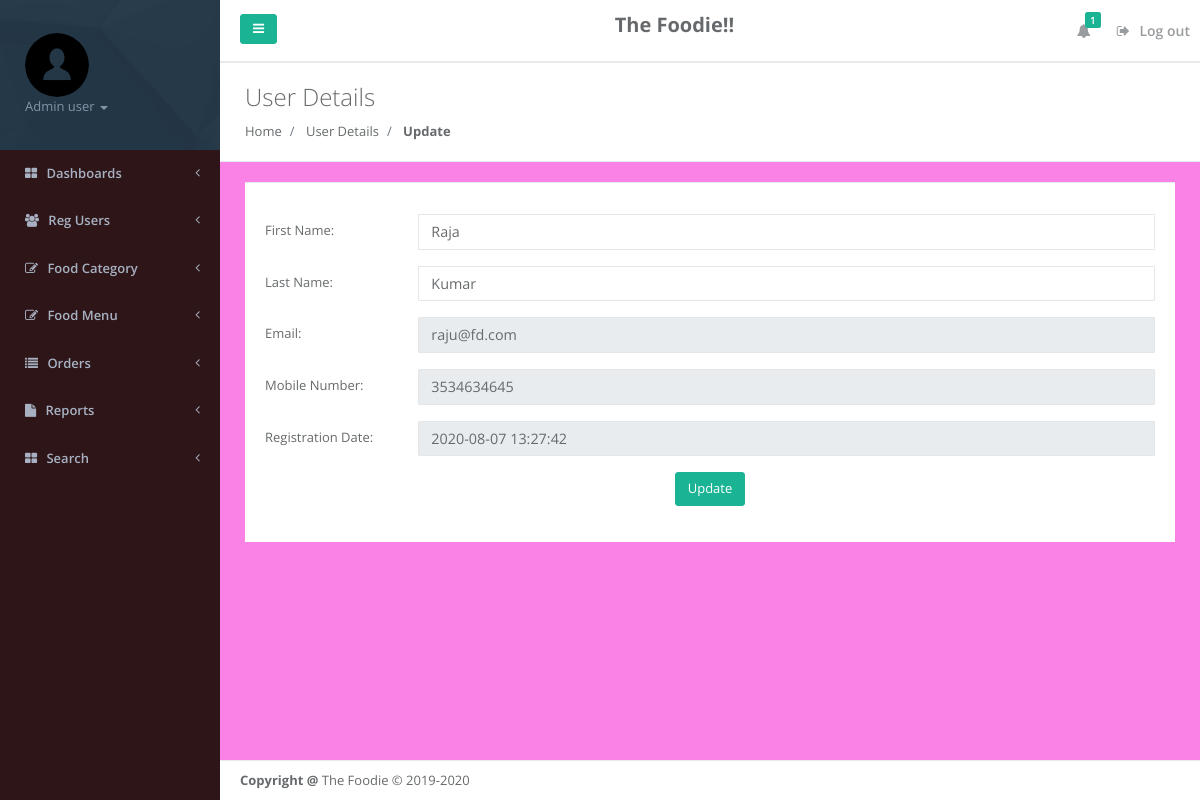
The app's page /fos/admin/edit-userprofile.php?userid=6 (signed in) with its own data.
### tables this page shows
CREATE TABLE `tbluser` (
  `ID` int(10) NOT NULL,
  `FirstName` varchar(45) DEFAULT NULL,
  `LastName` varchar(50) DEFAULT NULL,
  `Email` varchar(120) DEFAULT NULL,
  `MobileNumber` bigint(11) DEFAULT NULL,
  `Password` varchar(120) DEFAULT NULL,
  `RegDate` timestamp NOT NULL DEFAULT current_timestamp()
);

### fos/admin/edit-userprofile.php (the view, shortened to what this page needs)
<?php
include('includes/dbconnection.php');
if (strlen($_SESSION['fosaid']==0)) {
  header('location:logout.php');
  } else{
 ?>
<!DOCTYPE html>
<html>
<head>
    <link href="css/bootstrap.min.css" rel="stylesheet">
    <link href="font-awesome/css/font-awesome.css" rel="stylesheet">
    <link href="css/plugins/iCheck/custom.css" rel="stylesheet">
    <link href="css/plugins/steps/jquery.steps.css" rel="stylesheet">
    <link href="css/animate.css" rel="stylesheet">
    <link href="css/style.css" rel="stylesheet">
</head>
<body>
    <div id="wrapper">
    <?php include_once('includes/leftbar.php');?>
        <div id="page-wrapper" class="gray-bg">
             <?php include_once('includes/header.php');?>
            <div class="row wrapper border-bottom white-bg page-heading">
            <div class="col-lg-10">
                <h2>User Details</h2>
                <ol class="breadcrumb">
                    <li class="breadcrumb-item">
                        <a href="dashboard.php">Home</a>
                    </li>
                    <li class="breadcrumb-item">
                        <a>User Details</a>
                    </li>
                    <li class="breadcrumb-item active">
                        <strong>Update</strong>
                    </li>
                </ol>
            </div>
        </div>
        <div class="wrapper wrapper-content animated fadeInRight">
            <div class="row">
                <div class="col-lg-12">
                    <div class="ibox">
                        <div class="ibox-content">
                      <?php
$sid=$_GET['userid'];
$ret=mysqli_query($con,"select * from tbluser where ID='$sid'");
while ($row=mysqli_fetch_array($ret)) {
?>
                            <form id="submit" action="#" class="wizard-big" method="post" name="submit">
                                    <fieldset>
                                          <div class="form-group row"><label class="col-sm-2 col-form-label">First Name:</label>
                                                <div class="col-sm-10"><input name='firstname' id="firstname" class="form-control white_bg" value="<?php  echo $row['FirstName'];?>">
   </div>
                                            </div>
                                            <div class="form-group row"><label class="col-sm-2 col-form-label">Last Name:</label>
                                                <div class="col-sm-10"><input type="text" class="form-control" name="lastname" value="<?php  echo $row['LastName'];?>"></div>
                                            </div>
                                            <div class="form-group row"><label class="col-sm-2 col-form-label">Email:</label>
                                                <div class="col-sm-10">
                                                 <input type="email" class="form-control" name="email" readonly="true" value="<?php  echo $row['Email'];?>">
                                                </div>
                                            </div>
                                            <div class="form-group row"><label class="col-sm-2 col-form-label">Mobile Number:</label>
                                                <div class="col-sm-10"><input type="text" class="form-control" name="mobilenumber" readonly="true" value="<?php  echo $row['MobileNumber'];?>"></div>
                                            </div>
                                            <div class="form-group row"><label class="col-sm-2 col-form-label">Registration Date:</label>
                                                <div class="col-sm-10"><input type="text" class="form-control" name="price" readonly="true" value="<?php  echo $row['RegDate'];?>"></div>
                                            </div>
                                        </fieldset>
                             <?php } ?>
          <p style="text-align: center;"><button type="submit" name="submit" class="btn btn-primary">Update</button></p>
                            </form>
                        </div>
                    </div>
                    </div>
                </div>
            </div>
        <?php include_once('includes/footer.php');?>
        </div>
        </div>
</body>
</html>
   <?php } ?>

### fos/admin/includes/leftbar.php (shortened to what this page needs)
    <nav class="navbar-default navbar-static-side" role="navigation">
        <div class="sidebar-collapse">
            <ul class="nav metismenu" id="side-menu">
                <li class="nav-header">
                    <div class="dropdown profile-element">
                        <img alt="image" class="rounded-circle" src="img/user.png"/>
                        <a data-toggle="dropdown" class="dropdown-toggle" href="#">
                            <?php
$admid=$_SESSION['fosaid'];
$ret=mysqli_query($con,"select AdminName from tbladmin where ID='$admid'");
$row=mysqli_fetch_array($ret);
$name=$row['AdminName'];
?>
                            <span class="text-muted text-xs block"><?php echo $name; ?> <b class="caret"></b></span>
                        </a>
                    </div>
                </li>
                <li>
                    <a href="dashboard.php"><i class="fa fa-th-large"></i> <span class="nav-label">Dashboards</span> <span class="fa arrow"></span></a>
                                    </li>
                                    <li>
                    <a href="user-detail.php"><i class="fa fa-users"></i> <span class="nav-label">Reg Users</span> <span class="fa arrow"></span></a>
                                    </li>
                <li>
                    <a href="#"><i class="fa fa-edit"></i> <span class="nav-label">Food Category</span><span class="fa arrow"></span></a>
                </li>
 <li>
                    <a href="#"><i class="fa fa-edit"></i> <span class="nav-label">Food Menu</span><span class="fa arrow"></span></a>
                </li>
                <li>
                    <a href="#"><i class="fa fa-list"></i> <span class="nav-label">Orders</span><span class="fa arrow"></span></a>
                </li>
                   <li>
                    <a href="#"><i class="fa fa-file"></i> <span class="nav-label">Reports</span><span class="fa arrow"></span></a>
                </li>
                <li>
                    <a href="search.php"><i class="fa fa-th-large"></i> <span class="nav-label">Search</span> <span class="fa arrow"></span></a>
                                    </li>
            </ul>
        </div>
    </nav>

### records on screen
tbluser: firstname "Raja", lastname "Kumar", email "raju@fd.com", mobilenumber "3534634645", price "2020-08-07 13:27:42"

### other values on screen
$name "Admin user"
$num "1"
